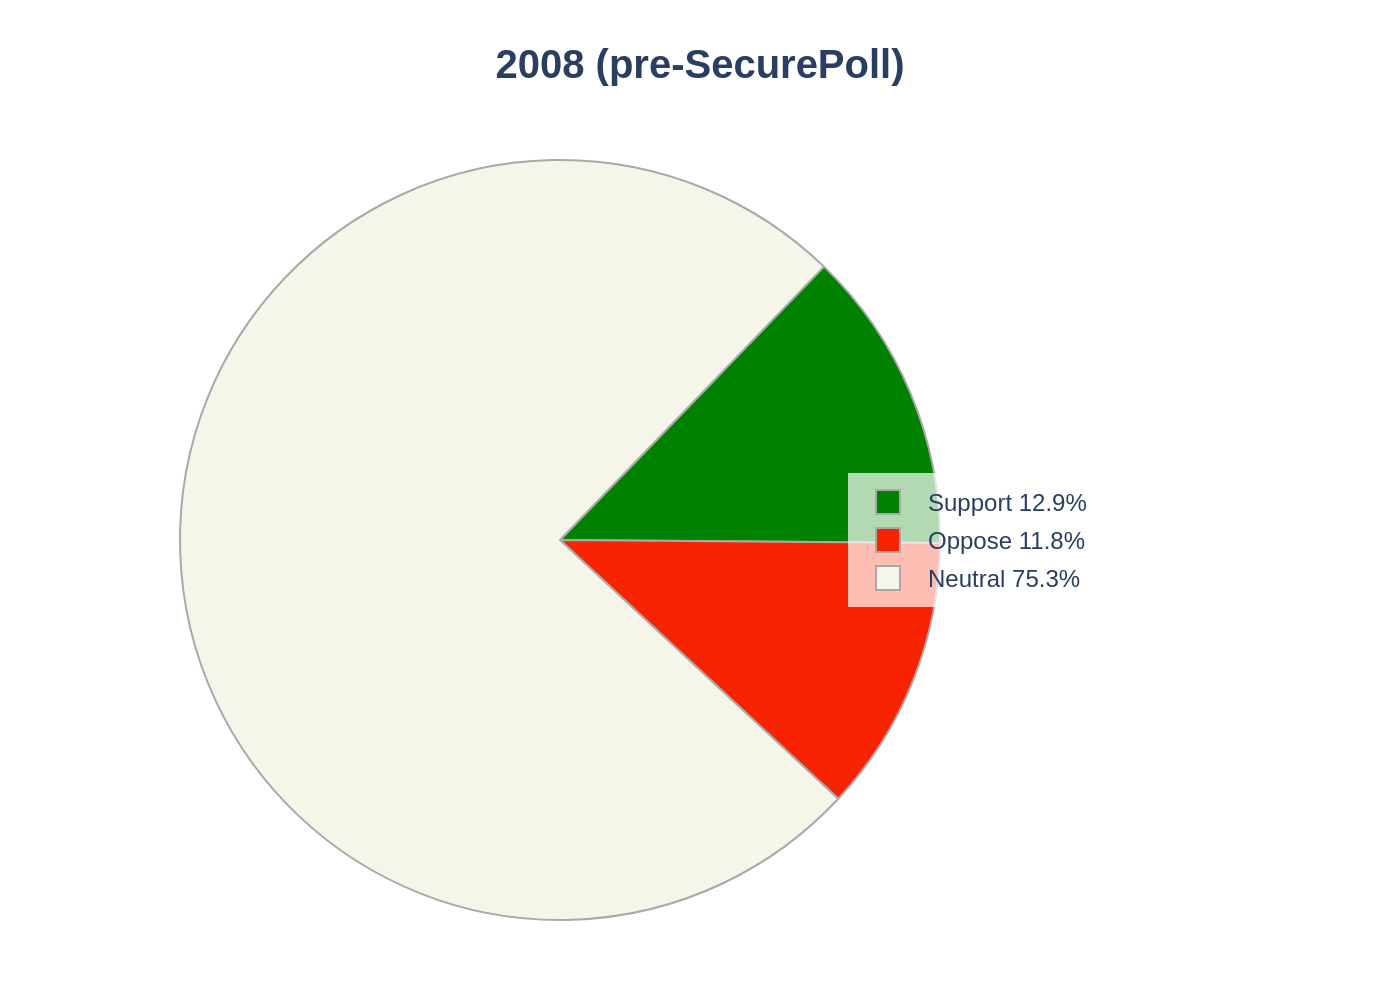

Generate this figure with Python:
import sys
import json
import plotly.graph_objects as go
import pathlib

def main():
    """
    Main function to generate a chart from a JSON file.
    """
    if len(sys.argv) != 2:
        print(f"Usage: python {sys.argv[0]} <json_file_path>", file=sys.stderr)
        sys.exit(1)

    json_path = pathlib.Path(sys.argv[1])
    if not json_path.is_file():
        print(f"Error: File not found at {json_path}", file=sys.stderr)
        sys.exit(1)

    try:
        with open(json_path, 'r', encoding='utf-8') as f:
            config = json.load(f)
    except (json.JSONDecodeError, IOError) as e:
        print(f"Error reading or parsing JSON file: {e}", file=sys.stderr)
        sys.exit(1)

    chart_data = config.get('chart_data', [])
    texts = config.get('texts', {})
    colors = config.get('colors', [])

    if not chart_data:
        print("Error: 'chart_data' is missing or empty in the JSON file.", file=sys.stderr)
        sys.exit(1)

    labels = [f"{item.get('category', '')} {item.get('value', 0)}%" for item in chart_data]
    values = [item.get('value', 0) for item in chart_data]

    fig = go.Figure()

    fig.add_trace(go.Pie(
        labels=labels,
        values=values,
        marker=dict(
            colors=colors,
            line=dict(color='#A9A9A9', width=1)
        ),
        sort=False,
        direction='clockwise',
        rotation=44,
        textinfo='none',
        hoverinfo='label'
    ))

    title_text = texts.get('title', None)

    fig.update_layout(
        title=dict(
            text=f"<b>{title_text}</b>" if title_text else None,
            x=0.5,
            y=0.95,
            xanchor='center',
            yanchor='top',
            font=dict(size=20)
        ),
        font=dict(family="Arial"),
        legend=dict(
            x=0.8,
            y=0.5,
            xanchor='left',
            yanchor='middle',
            bgcolor='rgba(255,255,255,0.7)'
        ),
        margin=dict(t=80, b=40, l=40, r=180),
        paper_bgcolor='white',
        plot_bgcolor='white',
        showlegend=True
    )

    output_filename = json_path.with_suffix('.png')
    
    try:
        fig.write_image(output_filename, scale=2)
        print(f"Image saved to {output_filename}")
    except Exception as e:
        print(f"Error writing image file: {e}", file=sys.stderr)
        sys.exit(1)

if __name__ == '__main__':
    main()
